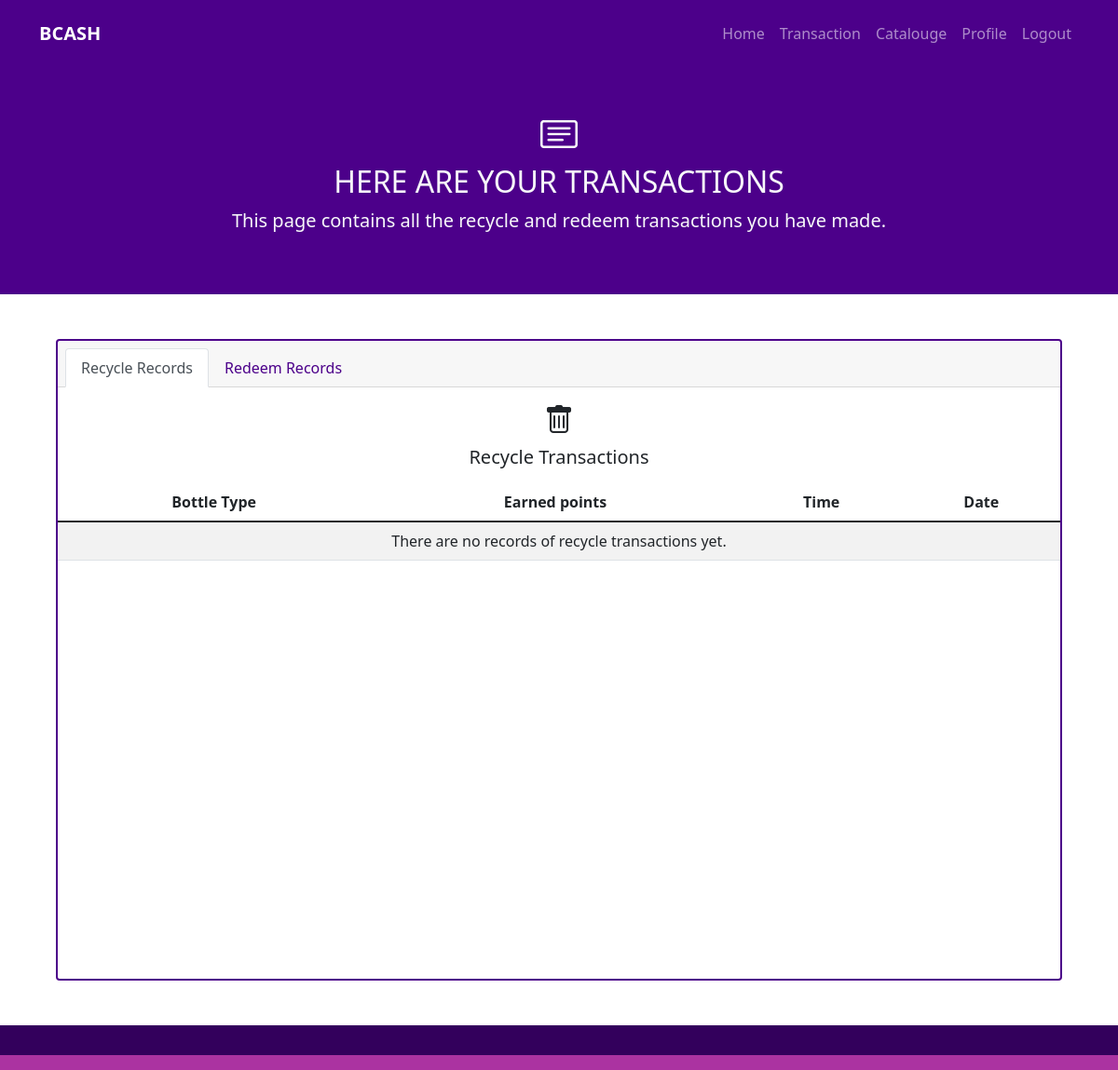
The page /transac.php (signed in) on the database as committed earlier.
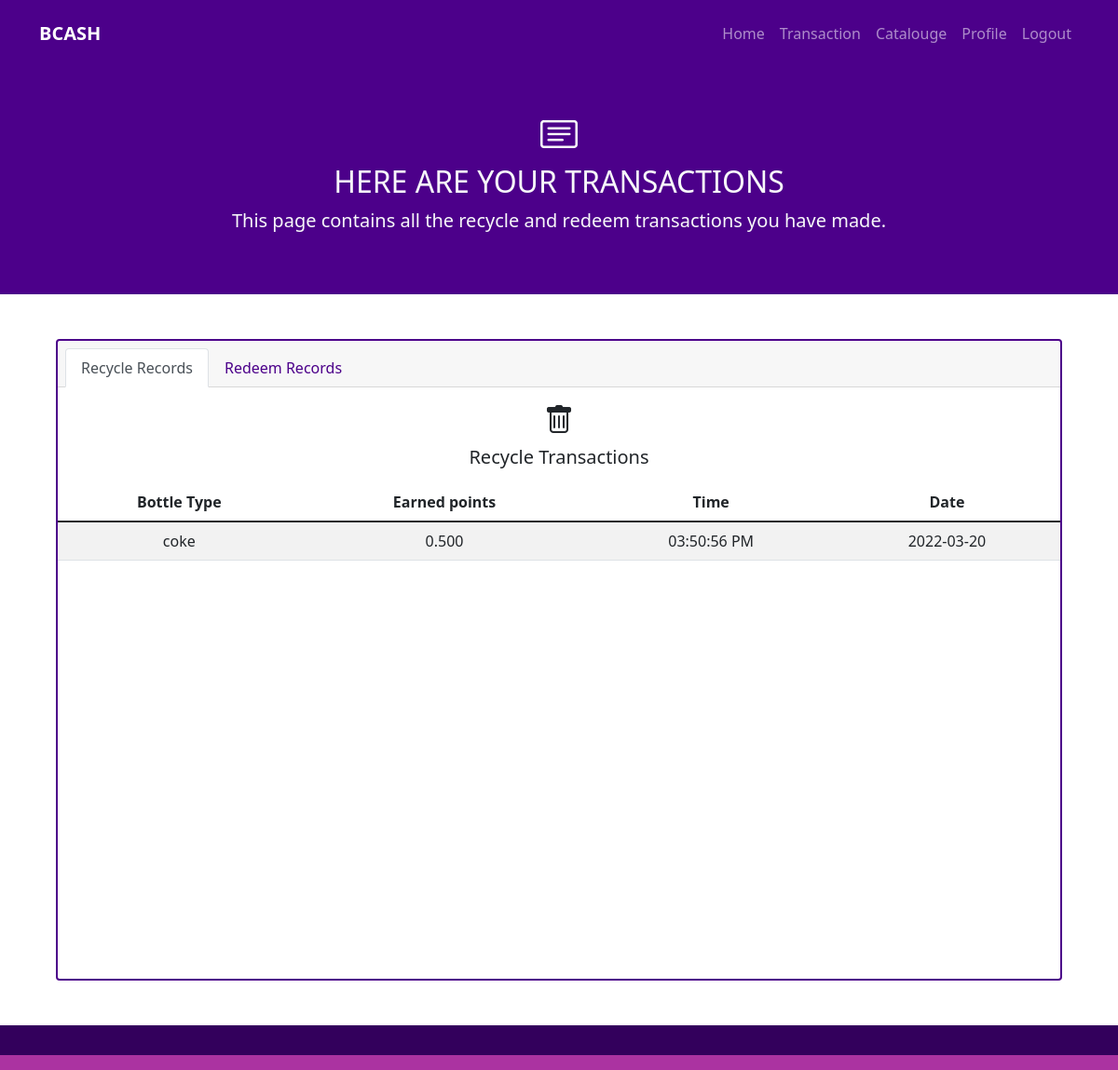
The same page on the database as committed later.
### tables this page shows
CREATE TABLE `recycle_transaction` (
  `trans_id` int(50) NOT NULL,
  `acc_id` int(50) NOT NULL,
  `bottles` varchar(50) NOT NULL,
  `bottle_id` int(50) NOT NULL,
  `points_earned` decimal(50,3) NOT NULL,
  `recycle_trans_time` datetime NOT NULL,
  `day_id` int(50) NOT NULL,
  `bottle_count` int(100) NOT NULL
);

### mydb.php (called while the page is built, shortened)
<?php
class myDb {
    private $link;
    function __construct(){
        $this->host = "localhost";
        $this->username = "root";
        $this->password = "";
        $this->database = "bcash";
        $this->link = mysqli_connect($this->host, $this->username, $this->password, $this->database);
    }
    public function get_Recycle_trans($acc_id,$admin){
        $records = array();
        if($admin == 1){
            $sql = $this->link->prepare("SELECT * FROM recycle_transaction ORDER BY recycle_trans_time DESC");
            $sql->execute();
            $result = $sql->get_result();
            if($result->num_rows > 0){
                while($row = $result->fetch_assoc()){
                    $records[] = [
                        'trans_id' => $row['trans_id'],
                        'bottles' => $row['bottles'],
                        'acc_id' => $row['acc_id'],
                        'points_earned' => $row['points_earned'],
                        'trans_time' => $row['recycle_trans_time']
                    ];
                }
            }
            else{
                $records = null;
            }
        }
        return $records;
    }
}

### transac.php (the view, shortened to what the changed rows need)
<?php
    require "mydb.php";
    $mydb = new myDb;
    if(isset($_SESSION['acc_id']) && isset($_SESSION['admin'])){
        $acc_id = $_SESSION['acc_id'];
        $admin = $_SESSION['admin'];
    }
    else{
        $acc_id = null;
    }
?>
<!doctype html>
<html lang="en">
  <head>
    <link href="sass/main.css" rel="stylesheet">
    <link rel="stylesheet" href="https://cdn.jsdelivr.net/npm/bootstrap-icons@1.3.0/font/bootstrap-icons.css">
    <link rel="stylesheet" type="text/css" href="css/style.css">
  </head>
  <body>
    <section class="bg-primary text-light p-5 text-center">
        <div class="container">
            <div class="align-items-center">
                <div>
                    <h2>HERE ARE YOUR TRANSACTIONS</h2>
                </div>
            </div>
        </div>
    </section>
    <section class="p-5">
        <div class="container">
            <div class="card text-center border border-2 border-primary">
                <div class="card-body px-0">
                    <p class="card-text">
                        <div class="infocontent">
                            <div class="scroll">
                                <table class="table table-striped">
                                    <thead>
                                        <tr>
                                            <th scope="col">Bottle Type</th>
                                            <th scope="col">Earned points</th>
                                            <th scope="col">Time</th>
                                            <th scope="col">Date</th>
                                        </tr>
                                    </thead>
                                    <tbody class="align-middle">
                                    <?php
                                        $redeem_records = $mydb->get_Recycle_trans($acc_id,$admin);
                                        if(isset($redeem_records)){
                                            foreach($redeem_records as $rows){
                                                $bottle_name = $rows['bottles'];
                                                $points_earned = $rows['points_earned'];
                                                $date = date("Y-m-d",strtotime($rows['trans_time']));
                                                $time = date("h:i:s A",strtotime($rows['trans_time']));
                                                echo '<tr>';
                                                echo '<td>'.$bottle_name.'</td>';
                                                echo '<td>'.$points_earned .'</td>';
                                                echo '<td>'.$time.'</td>';
                                                echo '<td>'.$date.'</td>';
                                                echo '</tr>';
                                            }
                                        }
                                        else{
                                            echo '<tr>';
                                            echo '<td colspan="4">There are no records of recycle transactions yet.</td>';
                                            echo '</tr>';
                                        }
                                    ?>
                                    </tbody>
                                </table>
                            </div>
                        </div>
                    </p>
                </div>
            </div>
        </div>
    </section>
  </body>
</html>

Rows that differ between the two databases and show on the page:
added recycle_transaction: bottles "coke", points_earned "0.500", recycle_trans_time "03:50:56 PM", recycle_trans_time "2022-03-20"
Other text that changed with them:
text no longer shown: "There are no records of recycle transactions yet."
